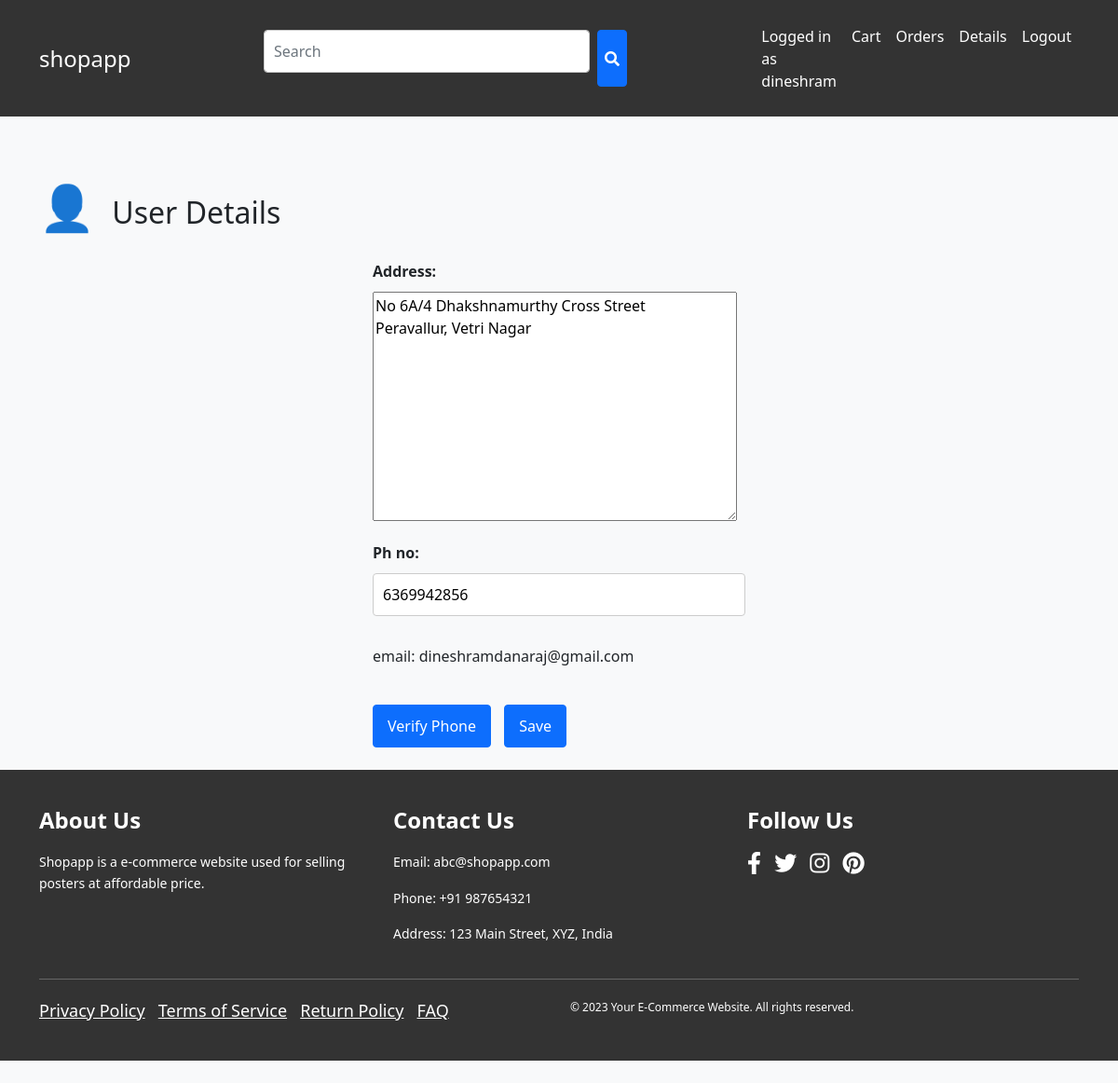
The app's page /details/ (signed in) with its own data.
### shopping/models.py (models this page shows)
class UserProfile(models.Model):
    user = models.OneToOneField(User, on_delete=models.CASCADE)
    address = models.TextField()
    email = models.EmailField(validators=[EmailValidator])
    ph_no = models.CharField(max_length= 10, null = True)
    is_verified = models.BooleanField(default= False)

### shopping/views.py (the view)
# urls.py: path('details/', views.details, name='details'),
@login_required
def details(request):
    user = request.user
    userprofile = UserProfile.objects.get(user = user)
    if request.method == 'POST':
        form = UserProfileForm(request.POST, instance=userprofile)
        if form.is_valid():
            form.save()
            return redirect('details')
    else:
        form = UserProfileForm(instance=userprofile)
    context = {
        'user': user,
        'form': form,
        'email': userprofile.email
    }
    return render(request, 'details.html', context)

### shopping/forms.py
class UserProfileForm(forms.ModelForm):
    class Meta:
        model = UserProfile
        fields = ['address', 'ph_no']

### template/details.html (shortened to what this page needs)
{% extends 'base.html' %}
{% block content %}
<h2>
  <span class="user-emoji">👤</span> User Details
</h2>
  <form method="POST">
    {{ form.as_p }}
    <p>email: {{user.email}}</p>
    <br>
    {% if user.userprofile.phone_verified %}
      <span class="text-success">✓ Phone Verified</span>
    {% else %}
      <button type="button" class="btn btn-primary" onclick="verifyPhone()">Verify Phone</button>
    {% endif %}
    <button type="submit" class="btn btn-primary">Save</button>
  </form>
{% endblock %}

### template/base.html (shortened to what this page needs)
<!doctype html>
<html lang="en">
<head>
  <link rel="stylesheet" href="https://cdnjs.cloudflare.com/ajax/libs/font-awesome/5.15.3/css/all.min.css">
  <link rel="stylesheet" href="https://cdnjs.cloudflare.com/ajax/libs/bootstrap/5.0.2/css/bootstrap.min.css">
  <link rel="stylesheet" href="https://cdnjs.cloudflare.com/ajax/libs/font-awesome/5.15.4/css/all.min.css" />
</head>
<body>
  <nav class="navbar navbar-expand-lg" style="background-color: #333; color: #fff;">
    <div class="container">
        <a class="navbar-brand mr-auto" href="{% url 'home' %}" style="font-size: 1.5rem; color: #fff;">shopapp</a>
        <div class="container">
    <div class="row">
        <div class="col-md-8 offset-md-2 mb-4">
          <br>
          <form action="{% url 'search_items' %}" method="get" class="d-flex">
            <input type="text" name="q" class="form-control me-2" placeholder="Search" aria-label="Search">
            <button type="submit" class="btn btn-primary" style="position: relative;">
              <i class="fas fa-search" style="position: absolute; top: 50%; left: 50%; transform: translate(-50%, -50%);"></i>
            </button>
          </form>
        </div>
    </div>
</div>
        <div class="collapse navbar-collapse" id="navbarNav">
            <ul class="navbar-nav ml-auto">
                {% if user.is_authenticated %}
                <li class="nav-item">
                    <a class="nav-link" href="#" style="color: #fff;">Logged in as {{ user.username }}</a>
                </li>
                <li class="nav-item">
                    <a class="nav-link" href="{% url 'cart' %}" style="color: #fff;">Cart</a>
                </li>
                <li class="nav-item">
                    <a class="nav-link" href="{% url 'order' %}" style="color: #fff;">Orders</a>
                </li>
                <li class="nav-item">
                    <a class="nav-link" href="{% url 'details' %}" style="color: #fff;">Details</a>
                </li>
                <li class="nav-item">
                  <a class="nav-link" href="{% url 'logout' %}" style="color: #fff;">Logout</a>
              </li>
                {% else %}
                <li class="nav-item">
                    <a class="nav-link" href="{% url 'login' %}" style="color: #fff;">Login</a>
                </li>
                {% endif %}
            </ul>
        </div>
    </div>
</nav>
  <div class="container mt-5">
    {% block content %}
    {% endblock %}
  </div>
  <footer class="bg-light py-4">
    <footer class="footer">
        <div class="container">
          <div class="row">
            <div class="col-md-4">
              <h4>About Us</h4>
              <p> Shopapp is a e-commerce website used for selling posters at affordable price.</p>
            </div>
            <div class="col-md-4">
              <h4>Contact Us</h4>
              <p>Email: abc@shopapp.com</p>
              <p>Phone: +91 987654321</p>
              <p>Address: 123 Main Street, XYZ, India</p>
            </div>
            <div class="col-md-4">
              <h4>Follow Us</h4>
              <ul class="list-inline">
                <li class="list-inline-item"><a href="#"><i class="fab fa-facebook-f"></i></a></li>
                <li class="list-inline-item"><a href="#"><i class="fab fa-twitter"></i></a></li>
                <li class="list-inline-item"><a href="#"><i class="fab fa-instagram"></i></a></li>
                <li class="list-inline-item"><a href="#"><i class="fab fa-pinterest"></i></a></li>
              </ul>
            </div>
          </div>
          <hr>
          <div class="row">
            <div class="col-md-6">
              <ul class="list-inline">
                <li class="list-inline-item"><a href="#">Privacy Policy</a></li>
                <li class="list-inline-item"><a href="#">Terms of Service</a></li>
                <li class="list-inline-item"><a href="#">Return Policy</a></li>
                <li class="list-inline-item"><a href="#">FAQ</a></li>
              </ul>
            </div>
            <div class="col-md-6">
              <p class="text-right">© 2023 Your E-Commerce Website. All rights reserved.</p>
            </div>
          </div>
        </div>
      </footer>
</body>
</html>

### template/base.html (style rules this page uses)
body { background-color: #f8f9fa; }
.footer { background-color: #333; color: #fff; padding: 40px 0; }
.footer h4 { color: #fff; font-weight: bold; margin-bottom: 20px; }
.footer p { font-size: 14px; line-height: 1.6; }
.footer ul.list-inline { margin: 0; padding: 0; list-style: none; }
.footer ul.list-inline li { display: inline-block; margin-right: 10px; }
.footer ul.list-inline li a { color: #fff; font-size: 18px; transition: color 0.3s ease; }
.footer hr { border-color: #555; margin: 20px 0; }
.footer ul.list-inline li a i { font-size: 24px; }
.footer p.text-right { font-size: 12px; margin-bottom: 0; }

### template/details.html (style rules this page uses)
h2 { padding: 20px 0; }
form { max-width: 400px; margin: 0 auto; }
form label { display: block; margin-bottom: 10px; font-weight: bold; }
form input[type="text"], form input[type="email"] { width: 100%; padding: 10px; margin-bottom: 15px; border: 1px solid #ccc; border-radius: 4px; }
.btn-primary { padding: 10px 15px; border-radius: 4px; }
button { margin-right: 10px; }
.user-emoji { font-size: 48px; margin-right: 10px; }

### records on screen
UserProfile: address "No 6A/4 Dhakshnamurthy Cross Street Peravallur, Vetri Nagar", ph_no "6369942856"

### other values on screen
{{ user.username }} "dineshram"
{{ user.email }} "dineshramdanaraj@gmail.com"
